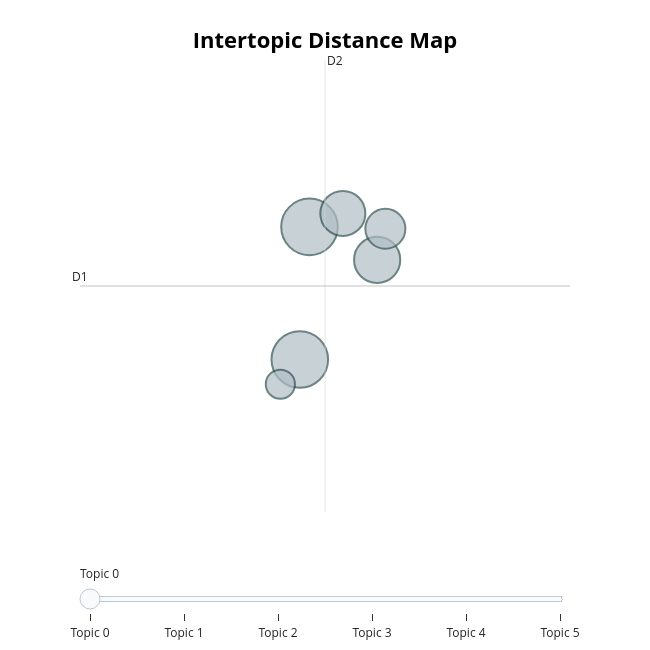

Notebook code cell kept with this figure:
### Code cell
fig_topics_bigram = visualize_safe_topics(ngram_models[2])
fig_topics_bigram

### Figure 1 — Plotly figure (JSON) as saved in the notebook; plotly's stock layout.template omitted (floating-point values rounded to 4 significant figures)
{"data": [{"customdata": [[0, "فانيلا فانيلا | علي البوفيه | توست فانيلا | بوفيه فانيلا | فرنش توست", 30], [1, "favorite cake | vanilla taste | vanilla cake |  | ", 30], [2, "فرع الطيره | نابلس للحجز | وفرع نابلس | الطيره وفرع | بوفيه الافطار", 20], [3, "vanilla taste | vanilla cake | favorite cake | اليوم وكل | وكل يوم", 19], [4, "وكل يوم | فانيلا اليوم | اليوم وكل | علي البوفيه | الافطار الرمضاني", 15], [5, " |  |  |  | ", 8]], "hovertemplate": "<b>Topic %{customdata[0]}</b><br>%{customdata[1]}<br>Size: %{customdata[2]}", "legendgroup": "", "marker": {"color": "#B0BEC5", "line": {"color": "DarkSlateGrey", "width": 2}, "size": [30, 30, 20, 19, 15, 8], "sizemode": "area", "sizeref": 0.01875, "symbol": "circle"}, "mode": "markers", "name": "", "orientation": "v", "showlegend": false, "type": "scatter", "x": [-27.63, -27.42, -26.0, -26.72, -25.83, -28.04], "xaxis": "x", "y": [17.12, 19.71, 19.06, 19.97, 19.67, 16.63], "yaxis": "y"}], "layout": {"annotations": [{"showarrow": false, "text": "D1", "x": -32.24, "y": 18.55, "yshift": 10}, {"showarrow": false, "text": "D2", "x": -27.1, "xshift": 10, "y": 22.97}], "height": 650, "hoverlabel": {"bgcolor": "white", "font": {"family": "Rockwell", "size": 16}}, "legend": {"itemsizing": "constant", "tracegroupgap": 0}, "margin": {"t": 60}, "shapes": [{"line": {"color": "#CFD8DC", "width": 2}, "type": "line", "x0": -27.1, "x1": -27.1, "y0": 14.14, "y1": 22.97}, {"line": {"color": "#9E9E9E", "width": 2}, "type": "line", "x0": -32.24, "x1": -21.96, "y0": 18.55, "y1": 18.55}], "sliders": [{"active": 0, "pad": {"t": 50}, "steps": [{"args": [{"marker.color": [["red", "#B0BEC5", "#B0BEC5", "#B0BEC5", "#B0BEC5", "#B0BEC5"]]}], "label": "Topic 0", "method": "update"}, {"args": [{"marker.color": [["#B0BEC5", "red", "#B0BEC5", "#B0BEC5", "#B0BEC5", "#B0BEC5"]]}], "label": "Topic 1", "method": "update"}, {"args": [{"marker.color": [["#B0BEC5", "#B0BEC5", "red", "#B0BEC5", "#B0BEC5", "#B0BEC5"]]}], "label": "Topic 2", "method": "update"}, {"args": [{"marker.color": [["#B0BEC5", "#B0BEC5", "#B0BEC5", "red", "#B0BEC5", "#B0BEC5"]]}], "label": "Topic 3", "method": "update"}, {"args": [{"marker.color": [["#B0BEC5", "#B0BEC5", "#B0BEC5", "#B0BEC5", "red", "#B0BEC5"]]}], "label": "Topic 4", "method": "update"}, {"args": [{"marker.color": [["#B0BEC5", "#B0BEC5", "#B0BEC5", "#B0BEC5", "#B0BEC5", "red"]]}], "label": "Topic 5", "method": "update"}]}], "title": {"font": {"color": "Black", "size": 22}, "text": "<b>Intertopic Distance Map</b>", "x": 0.5, "xanchor": "center", "y": 0.95, "yanchor": "top"}, "width": 650, "xaxis": {"anchor": "y", "domain": [0, 1], "range": [-32.24, -21.96], "title": {"text": ""}, "visible": false}, "yaxis": {"anchor": "x", "domain": [0, 1], "range": [14.14, 22.97], "title": {"text": ""}, "visible": false}}}
